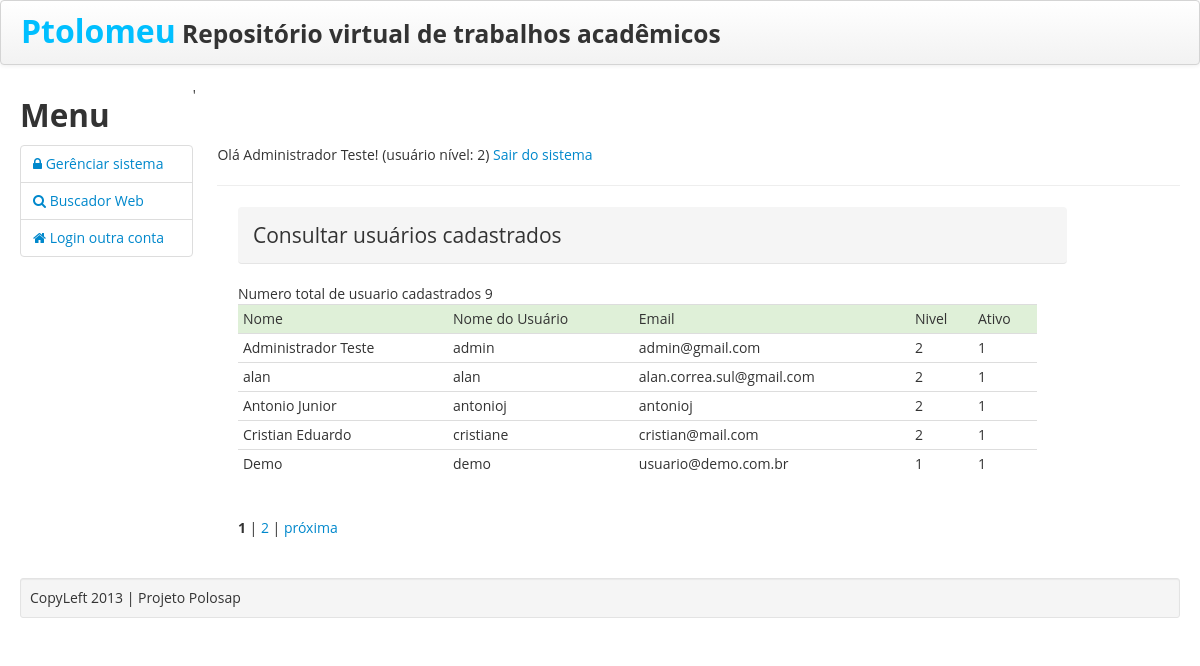
The page /usuarioConsultar.php (signed in) on the database its author committed.
### tables this page shows
CREATE TABLE IF NOT EXISTS `usuarios` (
  `id` int(10) unsigned NOT NULL AUTO_INCREMENT,
  `nome` varchar(50) NOT NULL,
  `usuario` varchar(25) NOT NULL,
  `senha` varchar(40) NOT NULL,
  `email` varchar(100) NOT NULL,
  `nivel` int(1) unsigned NOT NULL DEFAULT '1' COMMENT 'Normal (1) e Administrador (2)',
  `ativo` int(1) NOT NULL DEFAULT '1',
  `data` date NOT NULL,
  `hora` time NOT NULL,
  PRIMARY KEY (`id`),
  UNIQUE KEY `usuario` (`usuario`),
  KEY `niveis` (`nivel`)
);

### usuarioConsultar.php (the view, shortened to what this page needs)
<?php
require 'html.class.php';
?>
<!DOCTYPE html>
<html>
    <head>
    </head>
    <body>
        <div class="container-fluid">
            <div class="row-fluid">
                <br>
                <br>
                <br>
                <div class="span10">
                    <div class="span10">
                        <legend class="breadcrumb">Consultar usuários cadastrados</legend>
                        <?php
                        $campos_query = "*";
                        $final_query = "FROM usuarios ORDER BY nome ASC";
                        $maximo = 5;
                        $pagina = $_GET["pagina"];
                        if ($pagina == "") {
                            $pagina = "1";
                        }
                        $inicio = $pagina - 1;
                        $inicio = $maximo * $inicio;
                        $strCount = "SELECT COUNT(*) AS 'num_registros' $final_query";
                        $query = mysql_query($strCount);
                        $row = mysql_fetch_array($query);
                        $total = $row["num_registros"];
                        $sql = mysql_query("SELECT $campos_query $final_query LIMIT $inicio,$maximo");
                        echo 'Numero total de usuario cadastrados ' . $total . '<br>';
                        echo "<table class='table table-condensed'>
                        <tr class='success'>
                            <td>Nome</td>
                            <td>Nome do Usuário</td>
                            <td>Email</td>
                            <td>Nivel</td>
                            <td>Ativo</td>
                        </tr>";
                        while ($linha = mysql_fetch_object($sql)) {
                            echo "<tr><td>" . $linha->nome .
                            "</td><td>" . $linha->usuario .
                            "</td><td>" . $linha->email .
                            "</td><td>" . $linha->nivel .
                            "</td><td>" . $linha->ativo .
                            "</td></tr>";
                        }
                        echo "</table>";
                        $mais = $pagina + 1;
                        $pgs = ceil($total / $maximo);
                        if ($pgs > 1) {
                            echo "<br />";
                            for ($i = 1; $i <= $pgs; $i++) {
                                if ($i != $pagina) {
                                    echo " <a href=" . $_SERVER['PHP_SELF'] . "?pagina=" . ($i) . ">$i</a> | ";
                                } else {
                                    echo " <strong>" . $i . "</strong> | ";
                                }
                            }
                            if ($mais <= $pgs) {
                                echo " <a href=" . $_SERVER['PHP_SELF'] . "?pagina=$mais>próxima</a>";
                            }
                        }
                        ?>
                    </div>
                </div>
            </div>
            <br>
            <br>
        </div>
</body>
</html>

### css/style.css (style rules this page uses)
body { font-family: 'Open Sans', sans-serif; -webkit-font-smoothing: antialiased; }

### rows shown on the page
usuarios: nome "Administrador Teste", usuario "admin", email "admin@gmail.com", nivel "2", ativo "1"
usuarios: nome "alan", usuario "alan", email "alan.correa.sul@gmail.com", nivel "2", ativo "1"
usuarios: nome "Antonio Junior", usuario "antonioj", email "antonioj", nivel "2", ativo "1"
usuarios: nome "Cristian Eduardo", usuario "cristiane", email "cristian@mail.com", nivel "2", ativo "1"
usuarios: nome "Demo", usuario "demo", email "usuario@demo.com.br", nivel "1", ativo "1"

### other values the page prints
$_SESSION['UsuarioNome'] "Administrador Teste"
$_SESSION['UsuarioNivel'] "2"
$total "9"
